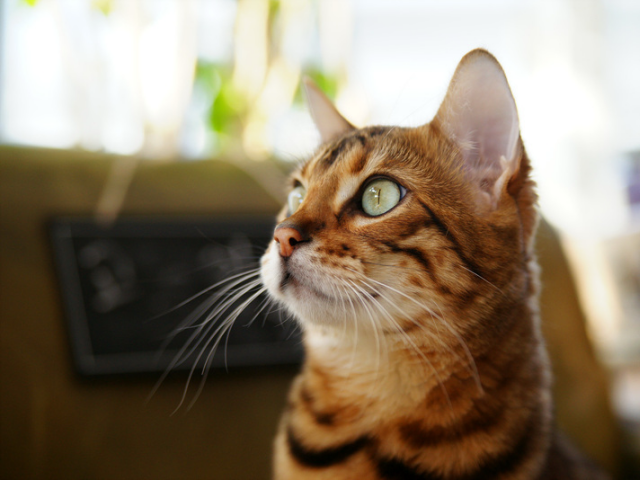
#> input picture cat.bmp, 640 x 480 px
$ python matplot.py
#> lines starting #> are read from the running program, lines starting #| are printed output that depends on the picture
import matplotlib.pyplot as plt
import cv2


imgBGR = cv2.imread('cat.bmp')
#> imgBGR is the input picture: shape (480, 640, 3); mean B, G, R 104.5, 125.6, 140.8
imgRGB = cv2.cvtColor(imgBGR, cv2.COLOR_BGR2RGB)

plt.axis('on')
plt.imshow(imgRGB)
plt.show()

imgGray = cv2.imread('cat.bmp', cv2.IMREAD_GRAYSCALE)
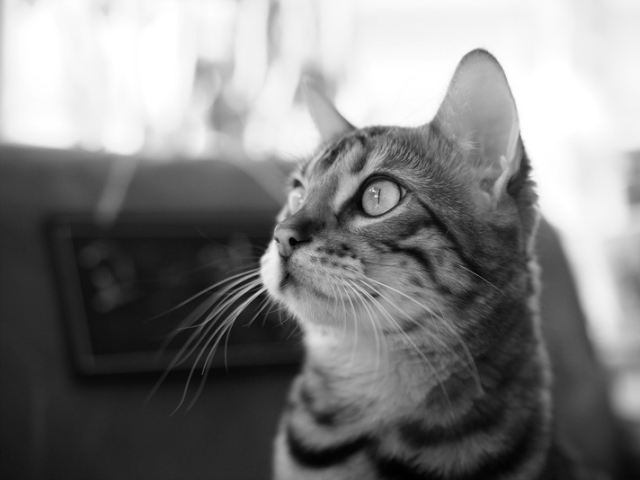
#> imgGray: shape (480, 640); min 0, max 255, mean 127.8

plt.axis('off')
plt.imshow(imgGray, cmap='gray')
plt.show()

plt.subplot(211), plt.axis('off'), plt.imshow(imgRGB)
plt.subplot(212), plt.axis('off'), plt.imshow(imgGray, cmap='gray')
plt.show()
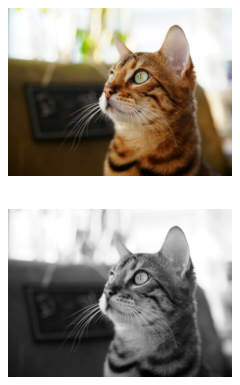
#> figure drawn by matplotlib, 2 panels

$ run again, with airplane.bmp copied over cat.bmp
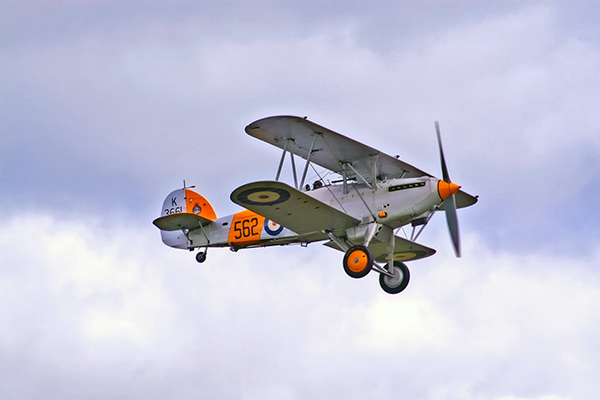
#> input picture airplane.bmp, 600 x 400 px
#> imgBGR is the input picture: shape (400, 600, 3); mean B, G, R 217.1, 197.6, 196.8
#> `imgGray = cv2.imread('cat.bmp', cv2.IMREAD_GRAYSCALE)`:
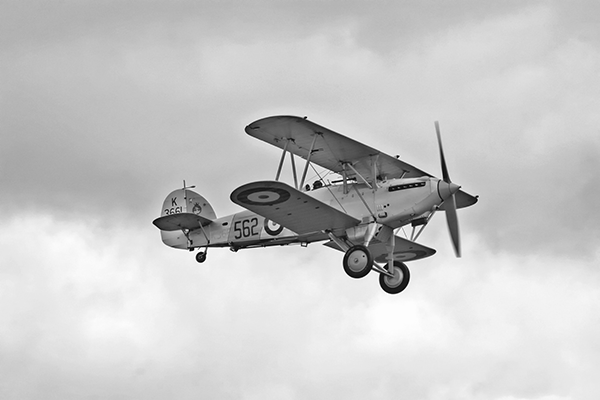
#> imgGray: shape (400, 600); min 0, max 255, mean 199.6
#> `plt.show()`:
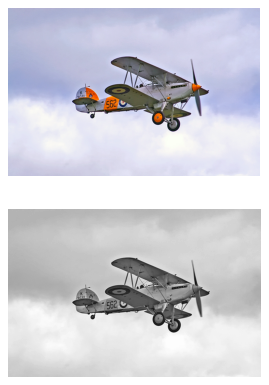
#> figure drawn by matplotlib, 2 panels

$ run again, with circuit.bmp copied over cat.bmp
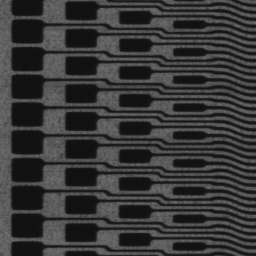
#> input picture circuit.bmp, 256 x 256 px
#> imgBGR is the input picture: shape (256, 256, 3); min 13, max 112, mean 55
#> `plt.show()`:
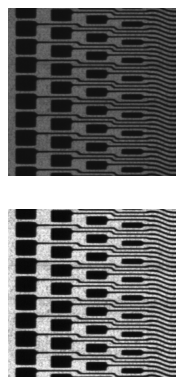
#> figure drawn by matplotlib, 2 panels

$ run again, with field.bmp copied over cat.bmp
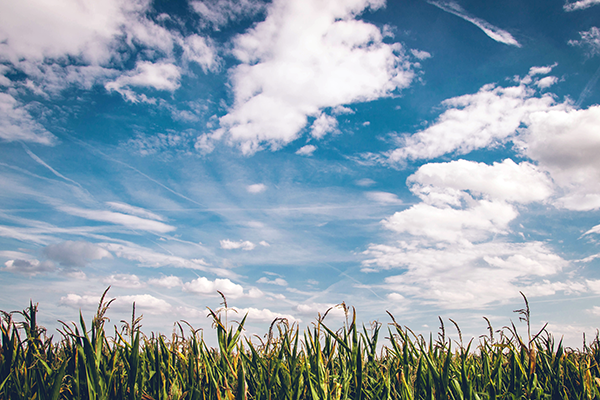
#> input picture field.bmp, 600 x 400 px
#> imgBGR is the input picture: shape (400, 600, 3); mean B, G, R 173.2, 160.3, 141.8
#> `imgGray = cv2.imread('cat.bmp', cv2.IMREAD_GRAYSCALE)`:
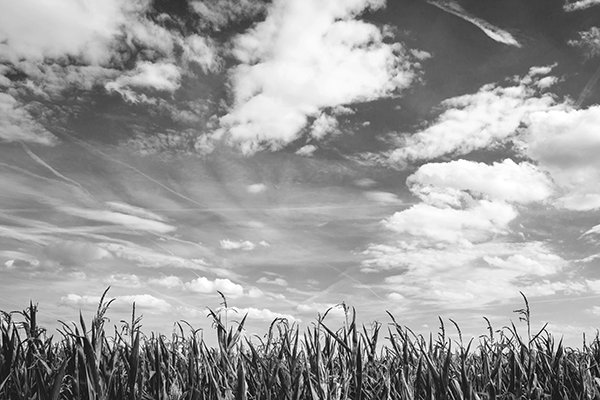
#> imgGray: shape (400, 600); min 0, max 255, mean 156.2
#> `plt.show()`:
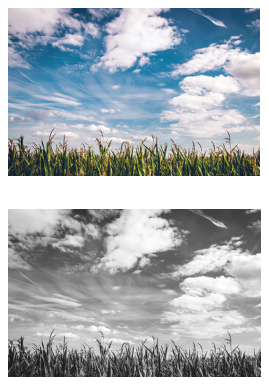
#> figure drawn by matplotlib, 2 panels
